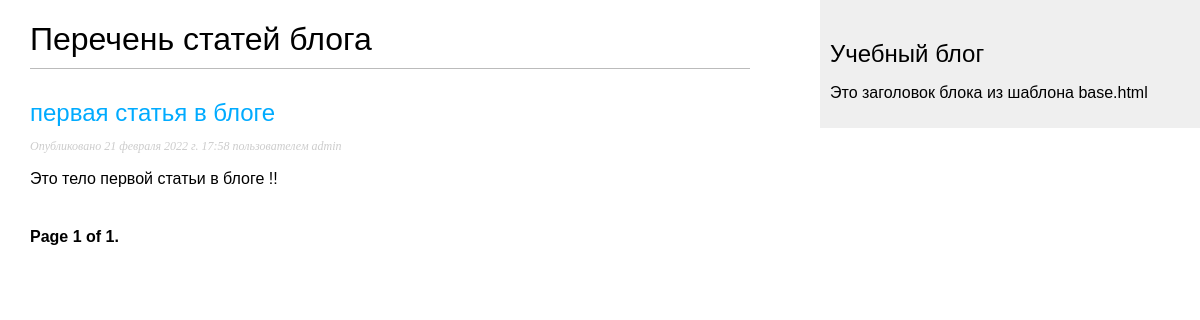
The app's page /, older data.
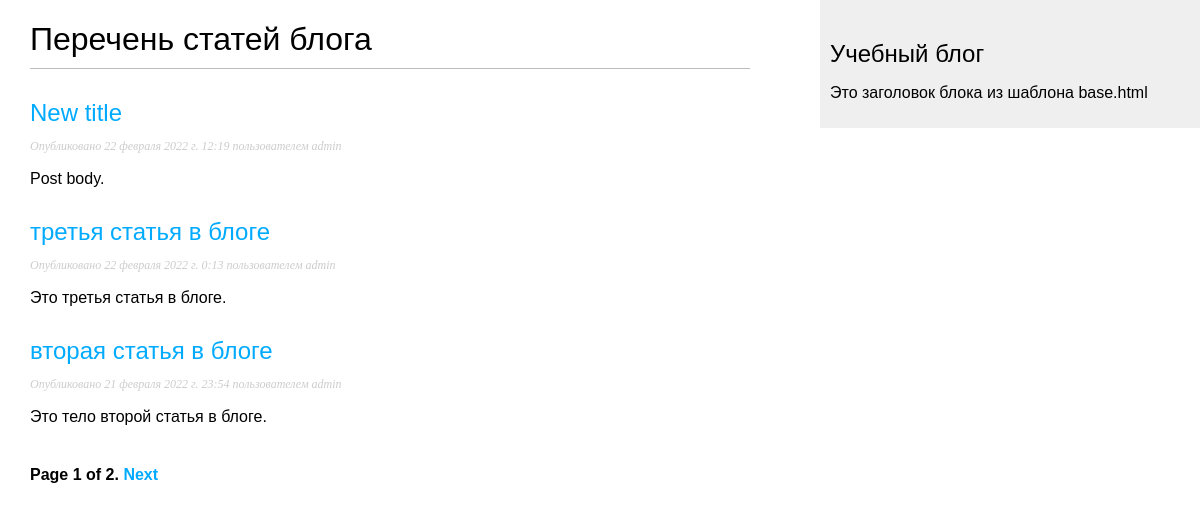
The same page, newer data.
### blog/models.py (models this page shows, shortened)
class Post(models.Model):
    STATUS_CHOICES = (
                        ('draft', 'Draft'),
                        ('published', 'Published'),
    )
    title = models.CharField(max_length=250)
    slug = models.SlugField(max_length=250, unique_for_date='publish')
    author = models.ForeignKey(User, on_delete=models.CASCADE, related_name='blog_posts')
    body = models.TextField()
    publish = models.DateTimeField(default=timezone.now)
    created = models.DateTimeField(auto_now_add=True)
    updated = models.DateTimeField(auto_now=True)
    status = models.CharField(max_length=10, choices=STATUS_CHOICES, default='draft')
    objects = models.Manager()      # Менеджер по умолчанию.
    published = PublishedManager()  # Наш новый менеджер.
    def get_absolute_url(self):
        return reverse('blog:post_detail', args=[self.publish.year, self.publish.month, self.publish.day, self.slug])
    class Meta:
        ordering = ('-publish',)

### blog/views.py (the view)
# urls.py: path('', views.post_list, name='post_list'),
def post_list(request):
    object_list = Post.published.all()
    paginator = Paginator(object_list, 3)
    page = request.GET.get('page')
    try:
        posts = paginator.page(page)
    except PageNotAnInteger:
        posts = paginator.page(1)
    except EmptyPage:
        posts = paginator.page(paginator.num_pages)
    return render(request, 'blog/post/list.html', {'page': page, 'posts': posts})

### blog/models.py (called while the page is built)
    def get_queryset(self):
        return super().get_queryset().filter(status='published')

### templates/blog/post/list.html (shortened to what this page needs)
{% extends "blog/base.html" %}
{% block content %}
    <h1>Перечень статей блога</h1>
    {% for post in posts %}
        <h2>
            <a href="{{ post.get_absolute_url }}">{{ post.title }}</a>
        </h2>
        <p
            class="date">Опубликовано {{ post.publish }} пользователем {{ post.author }}
        </p>
        {{ post.body|truncatewords:30|linebreaks }}
    {% endfor %}
    {% include "pagination.html" with page=posts %}
{% endblock %}

Row changes from the older to the newer data that the page shows:
no longer on this page (row edited): Post: title "первая статья в блоге", publish "21 февраля 2022 г. 17:58", author "admin", body "Это тело первой статьи в блоге !!"
added Post: title "New title", publish "22 февраля 2022 г. 12:19", author "admin", body "Post body."
now on this page (row edited): Post: title "третья статья в блоге", publish "22 февраля 2022 г. 0:13", author "admin", body "Это третья статья в блоге."
now on this page (row edited): Post: title "вторая статья в блоге", publish "21 февраля 2022 г. 23:54", author "admin", body "Это тело второй статья в блоге."
Text that changed along with them:
{{ page.paginator.num_pages }}: "1" → "2"
text now shown: "Next"
